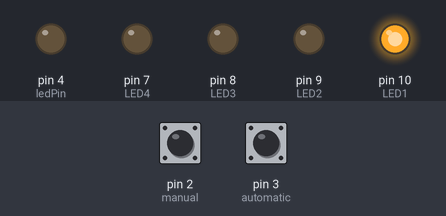
Bench run of a sketch on a simulated Arduino Uno, built with avr-gcc and run on an emulated ATmega328P. On the bench: output pins drawn as LEDs (lit = HIGH). The test bench sets the inputs (shaded band); at power-on: pin 2 (manual) HIGH, pin 3 (automatic) HIGH.

Above: at 1.2 s.
1.3 s: pin 2 (manual) pulled LOW for 0.15 s
At 2.6 s:
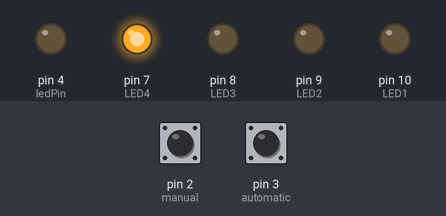
2.9 s: pin 3 (automatic) pulled LOW for 0.15 s
At 2.97 s:
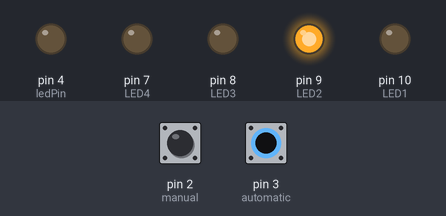
4.5 s: pin 3 (automatic) pulled LOW for 3.2 s
At 8.0 s:
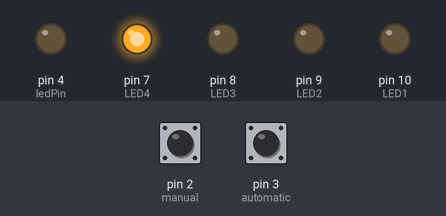
9.2 s: pin 2 (manual) pulled LOW for 3.2 s
At 10.3 s:
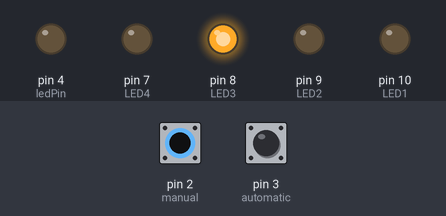
Timing chart, 0 to 13.9 s (numbered marks = the images above; inputs shaded):
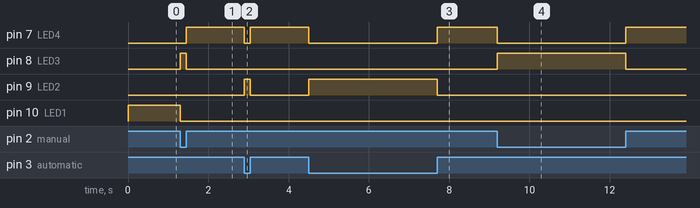

The sketch:

Interrupt_test_2.ino
```cpp
/* Interrupt test code for Auto/Man switch
 * uses hardware interrupts on pin 2 (Interrout 0) and pin 3 (Interrupt 1) to set
 * Auto/Man mode. void loop() uses a simple blink program
 * to demonstrate some activity in the main loop
 * When using a variable that will get passed pack to teh main loop, declare it as VOLATILE
 */
const int LED1 = 10;
const int LED2 = 9;
const int LED3 = 8;
const int LED4 = 7;

const int ledPin = 4;
// const int MAN = 2;
// const int AUTO = 3;
int ledState = LOW;
unsigned long previousMillis = 0;
const long interval = 1000;
const int manual=2;
const int automatic=3;
volatile int mode=0;
volatile int total=0;

// Manual Mode Interrupt Service Routine (ISR)
void switchPressed1 ()
{
 volatile int total=0;
 if (digitalRead(manual)==HIGH) { total+=1; }
 if (digitalRead(automatic)== HIGH) { total+=2; }
 switch (total) {
  case 0:
  mode=0; //fault mode
  break;
  case 1:
  mode=1; //automatic mode
  break;
  case 2:
  mode=2; //manual mode
  break;
  case 3:
  mode=3; //off mode
  break;
}

}


// Auto Mode Interrupt Service Routine (ISR)
void switchPressed2 ()
{
 volatile int total=0;
 if (digitalRead(manual)==HIGH) { total+=1; }
 if (digitalRead(automatic)== HIGH) { total+=2; }
 switch (total) {
  case 0:
  mode=0; //fault mode
  break;
  case 1:
  mode=1; //automatic mode
  break;
  case 2:
  mode=2; //manual mode
  break;
  case 3:
  mode=3; //off mode
  break;
 }
}  // end of switchPressed2


void setup ()
{
  pinMode(manual, INPUT);
  digitalWrite(manual,HIGH);
  pinMode(automatic, INPUT);
  digitalWrite(automatic,HIGH);
  pinMode (LED1, OUTPUT);  // so we can update the LED
  pinMode (LED2, OUTPUT);
  pinMode (LED3, OUTPUT);
  pinMode (LED4, OUTPUT);
  pinMode (ledPin, OUTPUT);
  attachInterrupt (0, switchPressed1, CHANGE);  // attach interrupt handler
  attachInterrupt (1, switchPressed2, CHANGE);  // attach interrupt handler


 }  // end of setup


void loop ()
{
if (mode == 0)
{
  digitalWrite(LED1, HIGH);
  digitalWrite(LED2, LOW);
  digitalWrite(LED3, LOW);
  digitalWrite(LED4, LOW);
}

if (mode == 1)
{
  digitalWrite(LED2, HIGH);
  digitalWrite(LED1, LOW);
  digitalWrite(LED3, LOW);
  digitalWrite(LED4, LOW);
}

if (mode == 2)
{
  digitalWrite(LED3, HIGH);
  digitalWrite(LED1, LOW);
  digitalWrite(LED2, LOW);
  digitalWrite(LED4, LOW);
}

if (mode == 3)
{
  digitalWrite(LED4, HIGH);
  digitalWrite(LED1, LOW);
  digitalWrite(LED3, LOW);
  digitalWrite(LED2, LOW);
}

}
```

Measured:
- after the input at 1.3 s, pin 7 (LED4): LOW → HIGH after 0.15 s; pin 8 (LED3): LOW → HIGH at once, → LOW 0.15 s later; pin 10 (LED1): HIGH → LOW at once
- after the input at 2.9 s, pin 7 (LED4): HIGH → LOW at once, → HIGH 0.15 s later; pin 9 (LED2): LOW → HIGH at once, → LOW 0.15 s later
- after the input at 4.5 s, pin 7 (LED4): HIGH → LOW at once, → HIGH 3.2 s later; pin 9 (LED2): LOW → HIGH at once, → LOW 3.2 s later
- after the input at 9.2 s, pin 7 (LED4): HIGH → LOW at once, → HIGH 3.2 s later; pin 8 (LED3): LOW → HIGH at once, → LOW 3.2 s later
